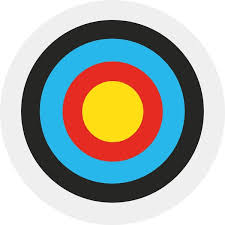
#> input picture Image Processing/download.jpeg, 225 x 225 px
$ python 3.1.py
#> lines starting #> are read from the running program, lines starting #| are printed output that depends on the picture
import cv2
import matplotlib.pyplot as plt
img=cv2.imread('download.jpeg',cv2.IMREAD_GRAYSCALE)
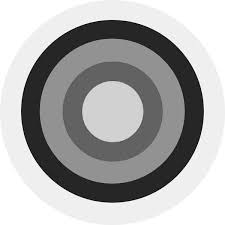
#> img: shape (225, 225); min 0, max 255, mean 172.3
plt.hist(img.flatten(),256,[0,256])
cv2.imshow('input img',img)
plt.xlabel('gray level')
plt.ylabel('number of pixel')
plt.title('histogram using matplotlib')
plt.show()
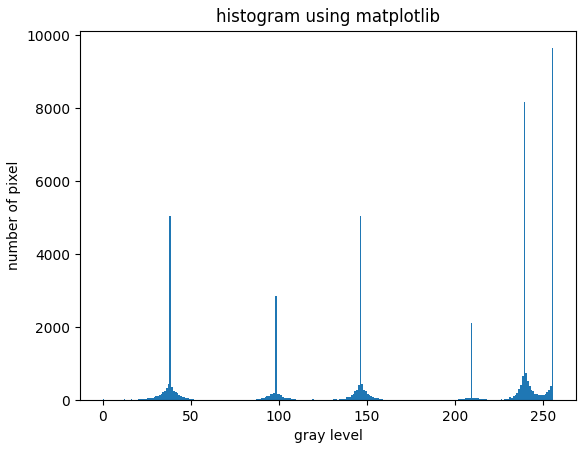
#> figure drawn by matplotlib, 1 panel; tallest bar 9648 high, from x = 255 to 256
histr=cv2.calcHist([img],[0],None,[256],[0,256])
#> histr = 256 values, max 9648 at index 255, min 2 at index 1, mean 197.8
p1=plt.plot(histr)
#> p1 = 1 item
plt.xlabel('gray level')
plt.ylabel("number of pixel")
plt.title('histogram using opencv')
plt.show()
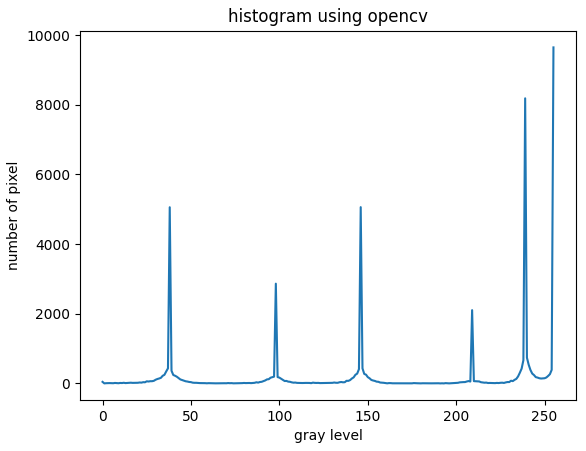
#> figure drawn by matplotlib, 1 panel; curve peaks at x = 255, y = 9648
cv2.normalize(histr,histr,0,1,cv2.NORM_MINMAX)
plt.plot(histr)
plt.xlabel('gray level')
plt.ylabel('number fo pixels')
plt.title('normalized histogram using opencv')
cv2.waitKey(0)
cv2.destroyAllWindows()
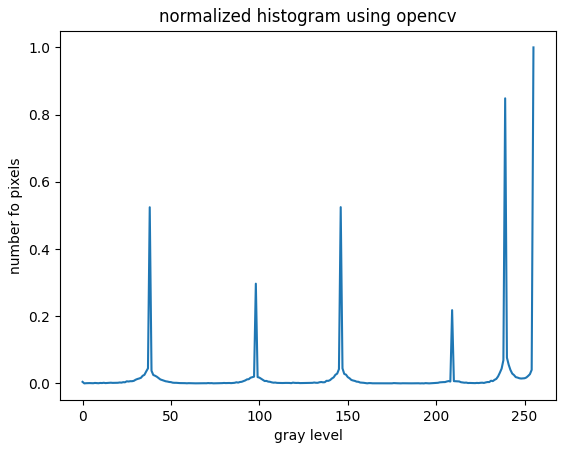
#> figure drawn by matplotlib, 1 panel; curve peaks at x = 255, y = 1
